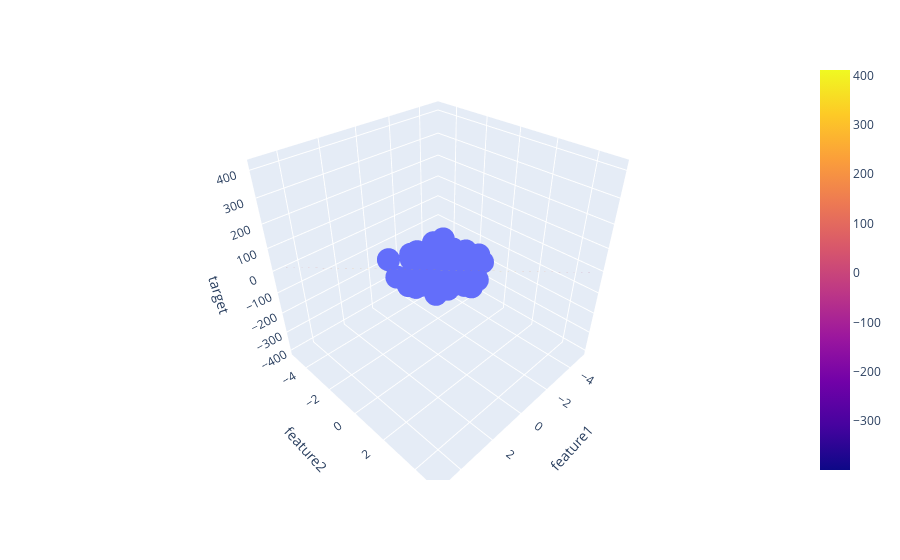

Write notebook code for a chart like this one.
### Code cell
fig1 = px.scatter_3d(df, x='feature1', y='feature2', z='target')
fig1.add_trace(go.Surface(x = x, y = y, z =z ))
fig1.show()
